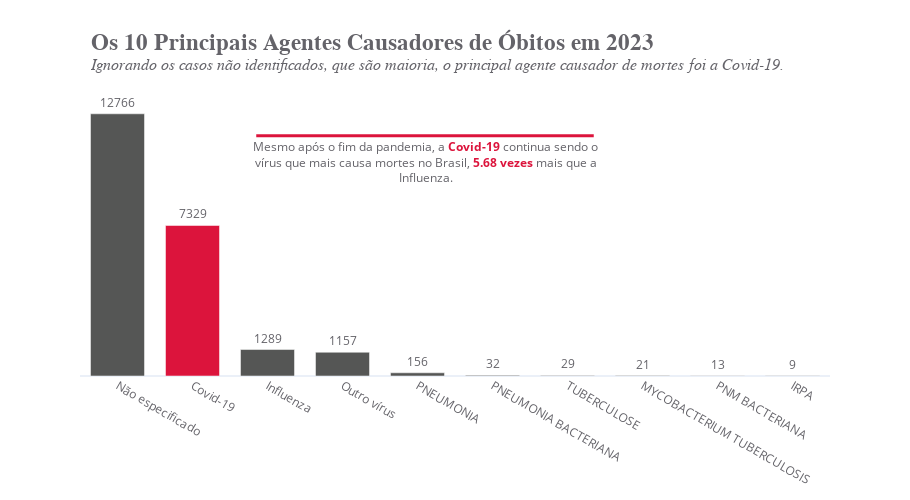

Notebook source saved alongside this figure:
### Code cell
# Adicionando a figure
fig = go.Figure()

# Criando o gráfico de barras
fig.add_trace(go.Bar(x=df_doencas_mais_comuns_obito["Doenças"],
                     y=df_doencas_mais_comuns_obito["Quantidade"],
                     text=df_doencas_mais_comuns_obito["Quantidade"],
                     textposition='outside'))

# Atualizando os traços
fig.update_traces(textfont_size=12, 
                  textangle=0, 
                  textposition="outside", 
                  cliponaxis=False,
                  marker_color=['#555655', 'crimson', '#555655', '#555655', 
                                '#555655', '#555655', '#555655', '#555655',
                                '#555655', '#555655'])

# Atualizando o layout
fig.update_layout(
    title='<b>Os 10 Principais Agentes Causadores de Óbitos em 2023</b><br><sup><i>Ignorando os casos não identificados, que são maioria, o principal agente causador de mortes foi a Covid-19.</i></sup>',
    title_font=dict(size=23, family="Arial"),
    font_color='#646369',
    bargap=0.20,
    bargroupgap=0.1,
    template='plotly_white',
    legend=dict(yanchor="top", y=0.90, xanchor="left", x=0.01, title=None),
    yaxis=dict(showticklabels=False, showgrid=False),
    xaxis=dict(showgrid=False),
    title_x=0.1,
    width=910,
    height=500
)

# Adicionando o texto
fig.add_annotation(x=4.10, y=8000,
                   text="Mesmo após o fim da pandemia, a <span style='color: crimson;'><b>Covid-19</b></span> continua sendo o<br>vírus que mais causa mortes no Brasil, <span style='color: crimson;'><b>5.68 vezes</b></span> mais que a<br>Influenza.",
                   showarrow=False,
                   yshift=50)

# Adicionando a linha
fig.add_shape(type="line",
    x0=1.85, y0=11700, x1=6.35, y1=11700,
    line=dict(color="crimson",width=3)
)

### Figure 1 — Plotly figure (JSON) as saved in the notebook; plotly's stock layout.template omitted (floating-point values rounded to 4 significant figures)
{"data": [{"cliponaxis": false, "marker": {"color": ["#555655", "crimson", "#555655", "#555655", "#555655", "#555655", "#555655", "#555655", "#555655", "#555655"]}, "text": [12766, 7329, 1289, 1157, 156, 32, 29, 21, 13, 9], "textangle": 0, "textfont": {"size": 12}, "textposition": "outside", "type": "bar", "x": ["Não especificado", "Covid-19", "Influenza", "Outro vírus", "PNEUMONIA", "PNEUMONIA BACTERIANA", "TUBERCULOSE", "MYCOBACTERIUM TUBERCULOSIS", "PNM BACTERIANA", "IRPA"], "y": [12766, 7329, 1289, 1157, 156, 32, 29, 21, 13, 9]}], "layout": {"annotations": [{"showarrow": false, "text": "Mesmo após o fim da pandemia, a <span style='color: crimson;'><b>Covid-19</b></span> continua sendo o<br>vírus que mais causa mortes no Brasil, <span style='color: crimson;'><b>5.68 vezes</b></span> mais que a<br>Influenza.", "x": 4.1, "y": 8000, "yshift": 50}], "bargap": 0.2, "bargroupgap": 0.1, "font": {"color": "#646369"}, "height": 500, "legend": {"title": {}, "x": 0.01, "xanchor": "left", "y": 0.9, "yanchor": "top"}, "shapes": [{"line": {"color": "crimson", "width": 3}, "type": "line", "x0": 1.85, "x1": 6.35, "y0": 11700, "y1": 11700}], "title": {"font": {"family": "Arial", "size": 23}, "text": "<b>Os 10 Principais Agentes Causadores de Óbitos em 2023</b><br><sup><i>Ignorando os casos não identificados, que são maioria, o principal agente causador de mortes foi a Covid-19.</i></sup>", "x": 0.1}, "width": 910, "xaxis": {"showgrid": false}, "yaxis": {"showgrid": false, "showticklabels": false}}}
